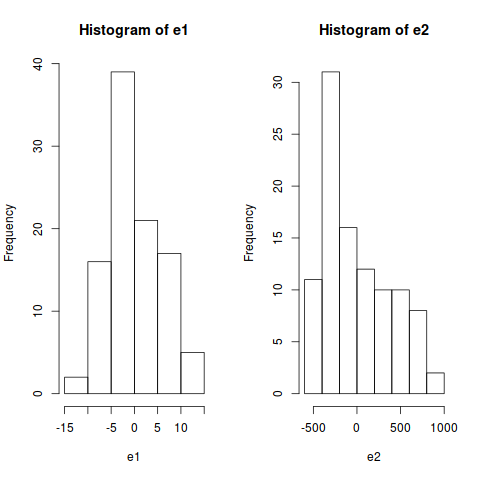

R code for this plot:
x <- 1:100

# Model 1
y1 <- 0.5 * x + rnorm(100) * 5
m1 <- lm(y1 ~ x)
e1 <- y1 - m1$fitted.values

# Model 2
y2 <- 0.5 * x^2 + rnorm(100) * 5
m2 <- lm(y2 ~ x)
e2 <- y2 - m2$fitted.values

png("hist.png")
par(mfrow=c(1,2))
hist(e1)
hist(e2)
dev.off()

print(shapiro.test(e1))
print(shapiro.test(e2))

